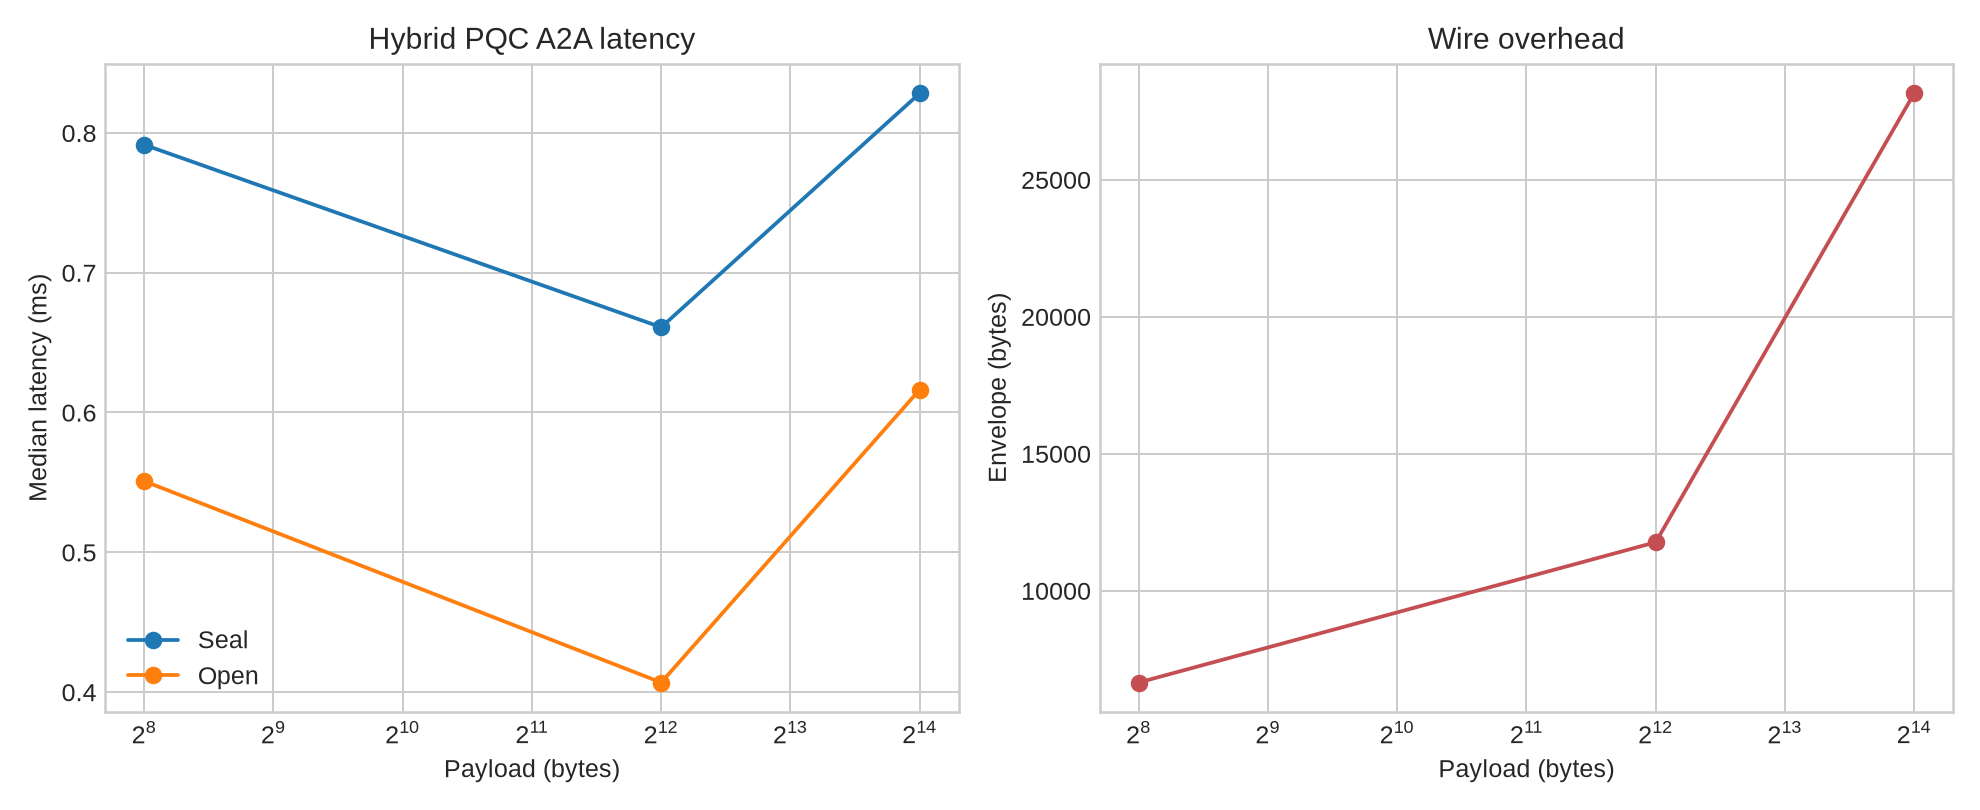

The Python source for this figure:
from __future__ import annotations
import csv, json, statistics, sys, time
from pathlib import Path
sys.path.insert(0, str(Path(__file__).parents[1] / 'src'))
from pqc_a2a import AgentIdentity, ReplayCache, open_envelope, seal


def run(n: int = 20):
    sender, receiver = AgentIdentity('agent-a'), AgentIdentity('agent-b')
    payloads = [b'x' * s for s in (256, 4096, 16384)]
    rows=[]
    for payload in payloads:
        enc=[]; dec=[]; sizes=[]
        for i in range(n):
            body={'type':'task.result','seq':i,'payload':payload.decode('ascii')}
            t=time.perf_counter_ns(); env=seal(sender, receiver, body); enc.append((time.perf_counter_ns()-t)/1e6); sizes.append(len(json.dumps(env)))
            t=time.perf_counter_ns(); got=open_envelope(receiver, sender, env, ReplayCache()); dec.append((time.perf_counter_ns()-t)/1e6)
            assert got == body
        rows.append({'payload_bytes':len(payload),'encrypt_ms_median':statistics.median(enc),'decrypt_ms_median':statistics.median(dec),'envelope_bytes':statistics.median(sizes),'roundtrip_ms_median':statistics.median([a+b for a,b in zip(enc,dec)])})
    out=Path(__file__).parent/'results.csv'; out.parent.mkdir(exist_ok=True)
    with out.open('w',newline='') as f: csv.DictWriter(f,fieldnames=rows[0].keys()).writeheader(); csv.DictWriter(f,fieldnames=rows[0].keys()).writerows(rows)
    make_plot(rows, Path(__file__).parent/'benchmark.png')
    print(json.dumps({'samples':n,'rows':rows}, indent=2))


def make_plot(rows, path):
    import matplotlib.pyplot as plt
    plt.style.use('seaborn-v0_8-whitegrid')
    x=[r['payload_bytes'] for r in rows]
    fig, ax=plt.subplots(1,2,figsize=(11,4.5))
    ax[0].plot(x,[r['encrypt_ms_median'] for r in rows],marker='o',label='Seal')
    ax[0].plot(x,[r['decrypt_ms_median'] for r in rows],marker='o',label='Open')
    ax[0].set_xscale('log',base=2); ax[0].set_xlabel('Payload (bytes)'); ax[0].set_ylabel('Median latency (ms)'); ax[0].set_title('Hybrid PQC A2A latency'); ax[0].legend()
    ax[1].plot(x,[r['envelope_bytes'] for r in rows],marker='o',color='#c44e52')
    ax[1].set_xscale('log',base=2); ax[1].set_xlabel('Payload (bytes)'); ax[1].set_ylabel('Envelope (bytes)'); ax[1].set_title('Wire overhead')
    fig.tight_layout(); fig.savefig(path,dpi=180); plt.close(fig)

if __name__=='__main__': run(int(sys.argv[1]) if len(sys.argv)>1 else 20)
